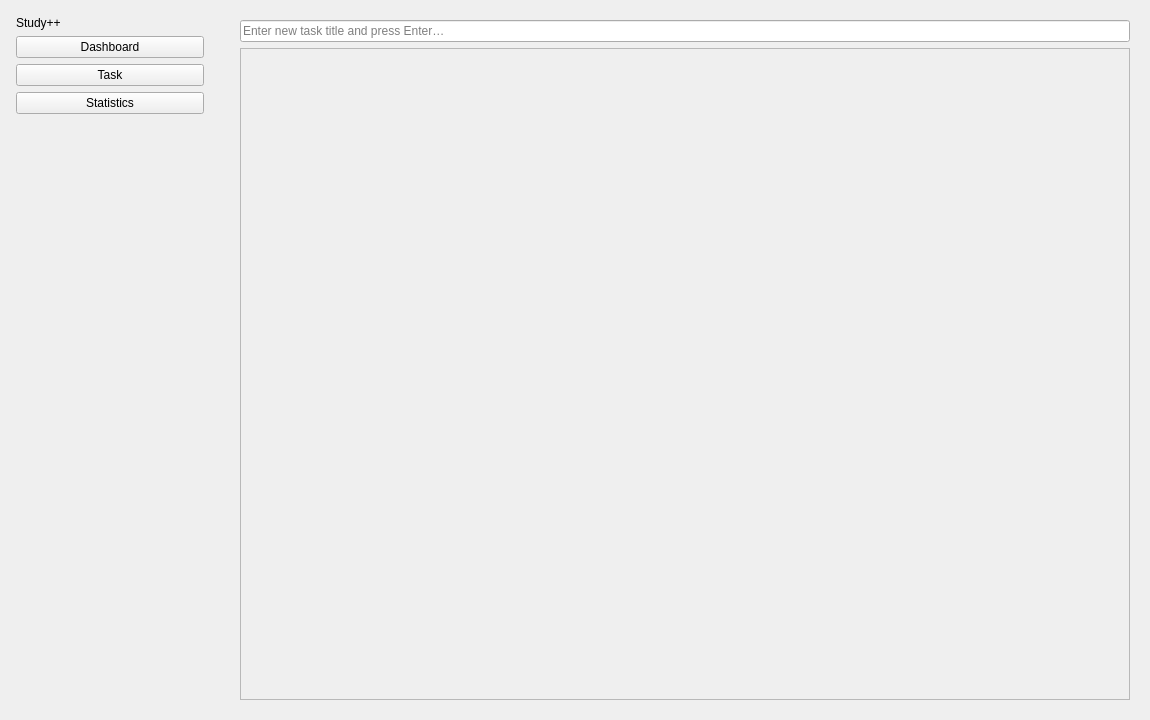
<?xml version="1.0" encoding="UTF-8"?>
<ui version="4.0">
 <class>MainWindow</class>
 <widget class="QMainWindow" name="MainWindow">
  <property name="geometry">
   <rect>
    <x>0</x>
    <y>0</y>
    <width>1150</width>
    <height>720</height>
   </rect>
  </property>
  <property name="windowTitle">
   <string>Study++ Dashboard</string>
  </property>
  <widget class="QWidget" name="centralwidget">
   <layout class="QHBoxLayout" name="mainLayout">
    <property name="spacing">
     <number>0</number>
    </property>
    <property name="margin" stdset="0">
     <number>0</number>
    </property>
    <item>
     <widget class="QFrame" name="sidebar">
      <property name="minimumSize">
       <size>
        <width>220</width>
        <height>0</height>
       </size>
      </property>
      <property name="maximumSize">
       <size>
        <width>220</width>
        <height>16777215</height>
       </size>
      </property>
      <layout class="QVBoxLayout" name="sidebarLayout">
       <property name="margin" stdset="0">
        <number>16</number>
       </property>
       <item>
        <widget class="QLabel" name="appTitle">
         <property name="text">
          <string>Study++</string>
         </property>
        </widget>
       </item>
       <item>
        <widget class="QPushButton" name="btnDashboard">
         <property name="text">
          <string>Dashboard</string>
         </property>
        </widget>
       </item>
       <item>
        <widget class="QPushButton" name="btnTasks">
         <property name="text">
          <string>Task</string>
         </property>
        </widget>
       </item>
       <item>
        <widget class="QPushButton" name="btnStats">
         <property name="text">
          <string>Statistics</string>
         </property>
        </widget>
       </item>
       <item>
        <spacer name="verticalSpacer">
         <property name="orientation">
          <enum>Qt::Orientation::Vertical</enum>
         </property>
         <property name="sizeHint" stdset="0">
          <size>
           <width>0</width>
           <height>0</height>
          </size>
         </property>
        </spacer>
       </item>
      </layout>
     </widget>
    </item>
    <item>
     <widget class="QStackedWidget" name="mainStack">
      <widget class="QWidget" name="pageDashboard">
       <layout class="QVBoxLayout" name="dashboardLayout">
        <property name="margin" stdset="0">
         <number>20</number>
        </property>
        <item>
         <widget class="QLineEdit" name="taskInputHeader">
          <property name="placeholderText">
           <string>Enter new task title and press Enter…</string>
          </property>
         </widget>
        </item>
        <item>
         <widget class="QScrollArea" name="dashboardScroll">
          <property name="widgetResizable">
           <bool>true</bool>
          </property>
          <widget class="QWidget" name="dashboardContainer">
           <property name="geometry">
            <rect>
             <x>0</x>
             <y>0</y>
             <width>888</width>
             <height>647</height>
            </rect>
           </property>
           <layout class="QVBoxLayout" name="dashboardContainerLayout"/>
          </widget>
         </widget>
        </item>
       </layout>
      </widget>
      <widget class="QWidget" name="pageWorkspace">
       <layout class="QVBoxLayout" name="workspaceLayout">
        <property name="margin" stdset="0">
         <number>20</number>
        </property>
        <item>
         <layout class="QHBoxLayout" name="rowLayout">
          <item>
           <widget class="QLabel" name="lblTaskTitle">
            <property name="text">
             <string>Selected Task</string>
            </property>
           </widget>
          </item>
          <item>
           <spacer name="spacer1">
            <property name="orientation">
             <enum>Qt::Orientation::Horizontal</enum>
            </property>
            <property name="sizeHint" stdset="0">
             <size>
              <width>0</width>
              <height>0</height>
             </size>
            </property>
           </spacer>
          </item>
          <item>
           <widget class="QLabel" name="lblDeadline">
            <property name="text">
             <string>Deadline: None</string>
            </property>
           </widget>
          </item>
          <item>
           <widget class="QLabel" name="lblPomodoroSummary">
            <property name="text">
             <string>0 sessions • 0h</string>
            </property>
           </widget>
          </item>
         </layout>
        </item>
        <item>
         <widget class="QTabWidget" name="workspaceTabs">
          <widget class="QWidget" name="tabText">
           <attribute name="title">
            <string>Text Doc</string>
           </attribute>
           <layout class="QVBoxLayout" name="textLayout">
            <item>
             <widget class="QTextEdit" name="textEditor"/>
            </item>
           </layout>
          </widget>
          <widget class="QWidget" name="tabDrawing">
           <attribute name="title">
            <string>Drawing</string>
           </attribute>
          </widget>
          <widget class="QWidget" name="tabChecklist">
           <attribute name="title">
            <string>Checklist</string>
           </attribute>
           <layout class="QVBoxLayout" name="checkLayout">
            <item>
             <layout class="QHBoxLayout" name="checklistInputLayout">
              <item>
               <widget class="QLineEdit" name="checklistInput">
                <property name="placeholderText">
                 <string>Add checklist item...</string>
                </property>
               </widget>
              </item>
              <item>
               <widget class="QPushButton" name="btnAddChecklistItem">
                <property name="maximumSize">
                 <size>
                  <width>60</width>
                  <height>16777215</height>
                 </size>
                </property>
                <property name="text">
                 <string>✓ Add</string>
                </property>
               </widget>
              </item>
             </layout>
            </item>
            <item>
             <widget class="QListWidget" name="checklist"/>
            </item>
           </layout>
          </widget>
         </widget>
        </item>
        <item>
         <layout class="QHBoxLayout" name="pomodoroLayout">
          <item>
           <widget class="QPushButton" name="btnStartPomodoro">
            <property name="text">
             <string>⏱ Start Pomodoro</string>
            </property>
           </widget>
          </item>
          <item>
           <widget class="QPushButton" name="btnSave">
            <property name="text">
             <string>💾 Save</string>
            </property>
           </widget>
          </item>
          <item>
           <spacer name="horizontalSpacerPomodoro">
            <property name="orientation">
             <enum>Qt::Orientation::Horizontal</enum>
            </property>
            <property name="sizeHint" stdset="0">
             <size>
              <width>40</width>
              <height>20</height>
             </size>
            </property>
           </spacer>
          </item>
         </layout>
        </item>
       </layout>
      </widget>
      <widget class="QWidget" name="pageStats">
       <layout class="QVBoxLayout" name="statsLayout">
        <property name="margin" stdset="0">
         <number>20</number>
        </property>
        <item>
         <widget class="QLabel" name="lblStatsHeader">
          <property name="styleSheet">
           <string>font-weight: bold; font-size: 18pt; margin-bottom: 10px;</string>
          </property>
          <property name="text">
           <string>Study++ Statistics</string>
          </property>
         </widget>
        </item>
        <item>
         <widget class="QFrame" name="statsOverview">
          <property name="frameShape">
           <enum>QFrame::Shape::StyledPanel</enum>
          </property>
          <layout class="QGridLayout" name="statsGridLayout">
           <item row="0" column="0">
            <widget class="QLabel" name="lblTotalTasks">
             <property name="styleSheet">
              <string>font-weight: bold;</string>
             </property>
             <property name="text">
              <string>Total Tasks</string>
             </property>
            </widget>
           </item>
           <item row="0" column="1">
            <widget class="QLabel" name="lblTotalTasksValue">
             <property name="styleSheet">
              <string>font-size: 14pt; color: #0078d7;</string>
             </property>
             <property name="text">
              <string>0</string>
             </property>
            </widget>
           </item>
           <item row="1" column="0">
            <widget class="QLabel" name="lblCompletedTasks">
             <property name="styleSheet">
              <string>font-weight: bold;</string>
             </property>
             <property name="text">
              <string>Completed Tasks</string>
             </property>
            </widget>
           </item>
           <item row="1" column="1">
            <widget class="QLabel" name="lblCompletedTasksValue">
             <property name="styleSheet">
              <string>font-size: 14pt; color: #107c10;</string>
             </property>
             <property name="text">
              <string>0</string>
             </property>
            </widget>
           </item>
           <item row="2" column="0">
            <widget class="QLabel" name="lblTotalDocuments">
             <property name="styleSheet">
              <string>font-weight: bold;</string>
             </property>
             <property name="text">
              <string>Total Documents</string>
             </property>
            </widget>
           </item>
           <item row="2" column="1">
            <widget class="QLabel" name="lblTotalDocumentsValue">
             <property name="styleSheet">
              <string>font-size: 14pt; color: #0078d7;</string>
             </property>
             <property name="text">
              <string>0</string>
             </property>
            </widget>
           </item>
           <item row="3" column="0">
            <widget class="QLabel" name="lblPomodoroSessions">
             <property name="styleSheet">
              <string>font-weight: bold;</string>
             </property>
             <property name="text">
              <string>Pomodoro Sessions</string>
             </property>
            </widget>
           </item>
           <item row="3" column="1">
            <widget class="QLabel" name="lblPomodoroSessionsValue">
             <property name="styleSheet">
              <string>font-size: 14pt; color: #d83b01;</string>
             </property>
             <property name="text">
              <string>0</string>
             </property>
            </widget>
           </item>
           <item row="4" column="0">
            <widget class="QLabel" name="lblTotalFocusTime">
             <property name="styleSheet">
              <string>font-weight: bold;</string>
             </property>
             <property name="text">
              <string>Total Focus Time</string>
             </property>
            </widget>
           </item>
           <item row="4" column="1">
            <widget class="QLabel" name="lblTotalFocusTimeValue">
             <property name="styleSheet">
              <string>font-size: 14pt; color: #d83b01;</string>
             </property>
             <property name="text">
              <string>0h 0m</string>
             </property>
            </widget>
           </item>
          </layout>
         </widget>
        </item>
        <item>
         <widget class="QLabel" name="lblRecentActivity">
          <property name="styleSheet">
           <string>font-weight: bold; font-size: 14pt; margin-top: 20px;</string>
          </property>
          <property name="text">
           <string>Recent Activity</string>
          </property>
         </widget>
        </item>
        <item>
         <widget class="QListWidget" name="recentActivityList">
          <property name="styleSheet">
           <string>QListWidget { border: 1px solid #ccc; border-radius: 4px; }</string>
          </property>
         </widget>
        </item>
        <item>
         <spacer name="statsVerticalSpacer">
          <property name="orientation">
           <enum>Qt::Orientation::Vertical</enum>
          </property>
          <property name="sizeHint" stdset="0">
           <size>
            <width>20</width>
            <height>40</height>
           </size>
          </property>
         </spacer>
        </item>
       </layout>
      </widget>
     </widget>
    </item>
   </layout>
  </widget>
 </widget>
 <resources/>
 <connections/>
</ui>
